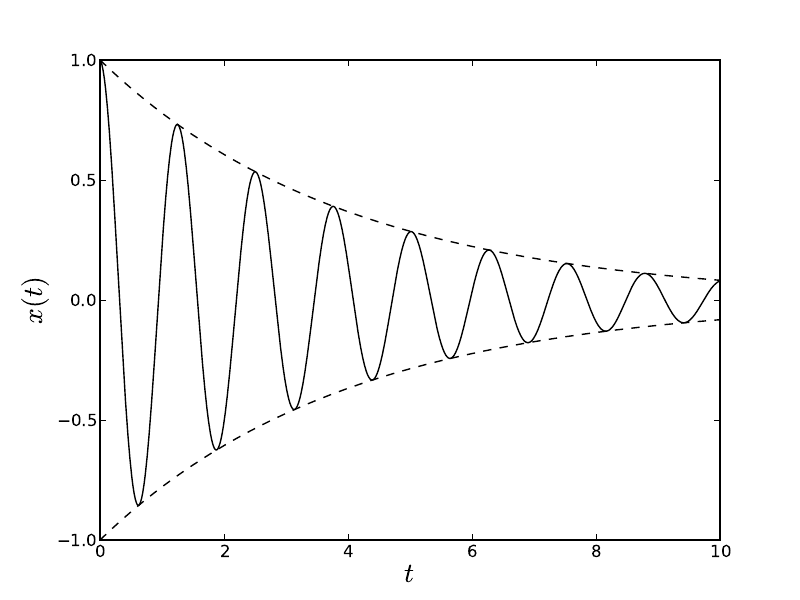

Recreate this plot in Python.
#!/usr/bin/env/python
from pylab import *
gamma=0.5
omega=5
t=np.linspace(0,10,1000)
plt.plot(t,np.exp(-gamma/2.*t),'k--')
plt.plot(t,-np.exp(-gamma/2.*t),'k--')
plt.plot(t,np.exp(-gamma/2.*t)*cos(omega*t),'k-')
plt.ylabel(r'$x(t)$',size=20)
plt.xlabel(r'$t$',size=20)
plt.savefig('damping.pdf')
plt.show()
